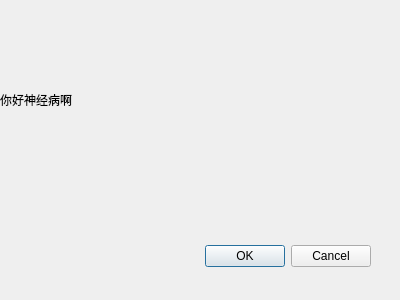
<?xml version="1.0" encoding="UTF-8"?>
<ui version="4.0">
 <class>Dialog</class>
 <widget class="QDialog" name="Dialog">
  <property name="geometry">
   <rect>
    <x>0</x>
    <y>0</y>
    <width>400</width>
    <height>300</height>
   </rect>
  </property>
  <property name="windowTitle">
   <string>Dialog</string>
  </property>
  <widget class="QDialogButtonBox" name="buttonBox">
   <property name="geometry">
    <rect>
     <x>30</x>
     <y>240</y>
     <width>341</width>
     <height>32</height>
    </rect>
   </property>
   <property name="orientation">
    <enum>Qt::Horizontal</enum>
   </property>
   <property name="standardButtons">
    <set>QDialogButtonBox::Cancel|QDialogButtonBox::Ok</set>
   </property>
  </widget>
  <widget class="QLabel" name="HelloDialog">
   <property name="geometry">
    <rect>
     <x>0</x>
     <y>0</y>
     <width>100</width>
     <height>200</height>
    </rect>
   </property>
   <property name="text">
    <string>你好神经病啊</string>
   </property>
  </widget>
 </widget>
 <resources/>
 <connections>
  <connection>
   <sender>buttonBox</sender>
   <signal>accepted()</signal>
   <receiver>Dialog</receiver>
   <slot>accept()</slot>
   <hints>
    <hint type="sourcelabel">
     <x>248</x>
     <y>254</y>
    </hint>
    <hint type="destinationlabel">
     <x>157</x>
     <y>274</y>
    </hint>
   </hints>
  </connection>
  <connection>
   <sender>buttonBox</sender>
   <signal>rejected()</signal>
   <receiver>Dialog</receiver>
   <slot>reject()</slot>
   <hints>
    <hint type="sourcelabel">
     <x>316</x>
     <y>260</y>
    </hint>
    <hint type="destinationlabel">
     <x>286</x>
     <y>274</y>
    </hint>
   </hints>
  </connection>
 </connections>
</ui>
